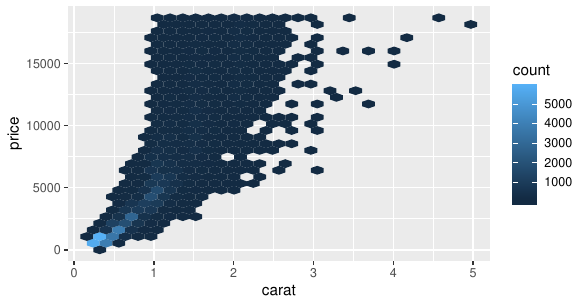

This figure's R source:
library(tidyverse)
ggplot(diamonds, aes(carat, price)) +
  geom_hex()
ggsave("diamonds.pdf")
write_csv(diamonds, "diamonds.csv")


